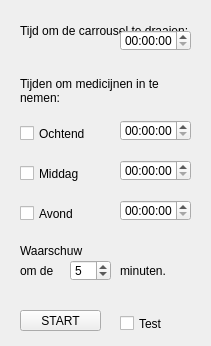
<?xml version="1.0" encoding="UTF-8"?>
<ui version="4.0">
 <class>MainWindow</class>
 <widget class="QMainWindow" name="MainWindow">
  <property name="geometry">
   <rect>
    <x>0</x>
    <y>0</y>
    <width>211</width>
    <height>346</height>
   </rect>
  </property>
  <property name="windowTitle">
   <string>MedCar</string>
  </property>
  <widget class="QWidget" name="centralWidget">
   <widget class="QPushButton" name="pbStart">
    <property name="geometry">
     <rect>
      <x>20</x>
      <y>310</y>
      <width>81</width>
      <height>21</height>
     </rect>
    </property>
    <property name="text">
     <string>START</string>
    </property>
   </widget>
   <widget class="QTimeEdit" name="tmOchtend">
    <property name="geometry">
     <rect>
      <x>120</x>
      <y>120</y>
      <width>71</width>
      <height>21</height>
     </rect>
    </property>
   </widget>
   <widget class="QTimeEdit" name="tmMiddag">
    <property name="geometry">
     <rect>
      <x>120</x>
      <y>160</y>
      <width>71</width>
      <height>21</height>
     </rect>
    </property>
   </widget>
   <widget class="QTimeEdit" name="tmAvond">
    <property name="geometry">
     <rect>
      <x>120</x>
      <y>200</y>
      <width>71</width>
      <height>21</height>
     </rect>
    </property>
   </widget>
   <widget class="QSpinBox" name="spBuzzer">
    <property name="geometry">
     <rect>
      <x>70</x>
      <y>260</y>
      <width>41</width>
      <height>21</height>
     </rect>
    </property>
    <property name="minimum">
     <number>1</number>
    </property>
    <property name="maximum">
     <number>60</number>
    </property>
    <property name="value">
     <number>5</number>
    </property>
   </widget>
   <widget class="QCheckBox" name="cbOchtend">
    <property name="geometry">
     <rect>
      <x>20</x>
      <y>120</y>
      <width>95</width>
      <height>27</height>
     </rect>
    </property>
    <property name="text">
     <string>Ochtend</string>
    </property>
   </widget>
   <widget class="QCheckBox" name="cbMiddag">
    <property name="geometry">
     <rect>
      <x>20</x>
      <y>160</y>
      <width>95</width>
      <height>27</height>
     </rect>
    </property>
    <property name="text">
     <string>Middag</string>
    </property>
   </widget>
   <widget class="QCheckBox" name="cbAvond">
    <property name="geometry">
     <rect>
      <x>20</x>
      <y>200</y>
      <width>95</width>
      <height>27</height>
     </rect>
    </property>
    <property name="text">
     <string>Avond</string>
    </property>
   </widget>
   <widget class="QCheckBox" name="cbTest">
    <property name="geometry">
     <rect>
      <x>120</x>
      <y>310</y>
      <width>61</width>
      <height>27</height>
     </rect>
    </property>
    <property name="text">
     <string>Test</string>
    </property>
   </widget>
   <widget class="QLabel" name="label">
    <property name="geometry">
     <rect>
      <x>20</x>
      <y>240</y>
      <width>91</width>
      <height>21</height>
     </rect>
    </property>
    <property name="text">
     <string>Waarschuw</string>
    </property>
   </widget>
   <widget class="QLabel" name="label_2">
    <property name="geometry">
     <rect>
      <x>20</x>
      <y>70</y>
      <width>171</width>
      <height>41</height>
     </rect>
    </property>
    <property name="text">
     <string>Tijden om medicijnen in te nemen:</string>
    </property>
    <property name="wordWrap">
     <bool>true</bool>
    </property>
   </widget>
   <widget class="QLabel" name="label_3">
    <property name="geometry">
     <rect>
      <x>20</x>
      <y>260</y>
      <width>51</width>
      <height>21</height>
     </rect>
    </property>
    <property name="text">
     <string>om de</string>
    </property>
   </widget>
   <widget class="QLabel" name="label_4">
    <property name="geometry">
     <rect>
      <x>120</x>
      <y>260</y>
      <width>61</width>
      <height>21</height>
     </rect>
    </property>
    <property name="text">
     <string>minuten.</string>
    </property>
   </widget>
   <widget class="QTimeEdit" name="tmDraai">
    <property name="geometry">
     <rect>
      <x>120</x>
      <y>30</y>
      <width>71</width>
      <height>21</height>
     </rect>
    </property>
   </widget>
   <widget class="QLabel" name="label_5">
    <property name="geometry">
     <rect>
      <x>20</x>
      <y>10</y>
      <width>171</width>
      <height>41</height>
     </rect>
    </property>
    <property name="text">
     <string>Tijd om de carrousel te draaien:</string>
    </property>
    <property name="wordWrap">
     <bool>true</bool>
    </property>
   </widget>
   <zorder>label_5</zorder>
   <zorder>pbStart</zorder>
   <zorder>tmOchtend</zorder>
   <zorder>tmMiddag</zorder>
   <zorder>tmAvond</zorder>
   <zorder>spBuzzer</zorder>
   <zorder>cbOchtend</zorder>
   <zorder>cbMiddag</zorder>
   <zorder>cbAvond</zorder>
   <zorder>cbTest</zorder>
   <zorder>label</zorder>
   <zorder>label_2</zorder>
   <zorder>label_3</zorder>
   <zorder>label_4</zorder>
   <zorder>tmDraai</zorder>
  </widget>
 </widget>
 <layoutdefault spacing="6" margin="11"/>
 <resources/>
 <connections/>
</ui>
